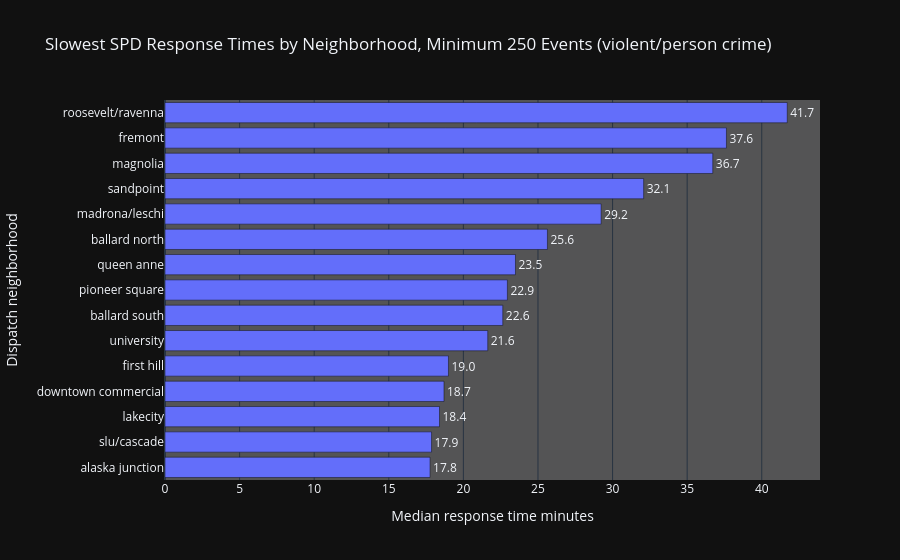

Notebook code for this chart:
### Markdown cell above
Below we see bar charts for each of the following crime bins (defined previously in the notebook). Within the violent event bar chart we see the lowest median response time out of any bin, confirming that violent crimes are typically responded to the fastest; we can also see that Roosevelt/Ravenna is the neighborhood with the slowest median response time (40.1 minutes). Within the drug-related event bar chary we can see that the median response times tend to be much larger, and Roosevelt/Ravenna has the slowest median resposne time once again (81.9 minutes). And finally Property/Nonviolent crimes show middling response times, and the slowest median response time belongs to Central Area/Squire Park.

### Code cell
violent_neighborhood_summary, violent_neighborhood_reliable = plot_slowest_neighborhoods_for_importance_bin(
    response_analysis=response_analysis,
    target_importance_bin="violent/person crime",
    min_neighborhood_events=250,
    top_n=15,
)

### Figure 1 — Plotly figure (JSON) as saved in the notebook; plotly's stock layout.template omitted (floating-point values rounded to 4 significant figures)
{"data": [{"cliponaxis": false, "customdata": [[417.0, 54.33, 59.47, 159.0], [1123.0, 89.92, 94.66, 257.2], [785.0, 73.19, 72.7, 188.3], [1262.0, 95.75, 101.9, 282.7], [1215.0, 82.68, 90.07, 246.9], [841.0, 98.14, 93.65, 284.9], [654.0, 102.7, 121.3, 298.0], [587.0, 109.6, 133.1, 292.7], [956.0, 116.3, 147.5, 353.3], [348.0, 115.9, 120.6, 330.1], [256.0, 94.95, 109.5, 285.0], [513.0, 127.4, 141.8, 378.7], [269.0, 144.7, 188.8, 453.8], [275.0, 133.6, 160.1, 411.8], [586.0, 131.1, 169.9, 344.8]], "hovertemplate": "Median response time minutes=%{text}<br>Dispatch neighborhood=%{y}<br>unique_call_events=%{customdata[0]:,}<br>mean_response_minutes=%{customdata[1]:.1f}<br>p75_response_minutes=%{customdata[2]:.1f}<br>p90_response_minutes=%{customdata[3]:.1f}<extra></extra>", "legendgroup": "", "marker": {"color": "#636efa", "pattern": {"shape": ""}}, "name": "", "orientation": "h", "showlegend": false, "text": [17.77, 17.87, 18.4, 18.7, 19.0, 21.63, 22.64, 22.95, 23.49, 25.63, 29.23, 32.08, 36.72, 37.63, 41.71], "textposition": "outside", "texttemplate": "%{text:.1f}", "type": "bar", "x": [17.77, 17.87, 18.4, 18.7, 19.0, 21.63, 22.64, 22.95, 23.49, 25.63, 29.23, 32.08, 36.72, 37.63, 41.71], "xaxis": "x", "y": ["alaska junction", "slu/cascade", "lakecity", "downtown commercial", "first hill", "university", "ballard south", "pioneer square", "queen anne", "ballard north", "madrona/leschi", "sandpoint", "magnolia", "fremont", "roosevelt/ravenna"], "yaxis": "y"}], "layout": {"barmode": "relative", "legend": {"tracegroupgap": 0}, "paper_bgcolor": "#111111", "plot_bgcolor": "#545455", "title": {"text": "Slowest SPD Response Times by Neighborhood, Minimum 250 Events (violent/person crime)"}, "xaxis": {"anchor": "y", "domain": [0, 1], "title": {"text": "Median response time minutes"}}, "yaxis": {"anchor": "x", "domain": [0, 1], "title": {"text": "Dispatch neighborhood"}}}}
